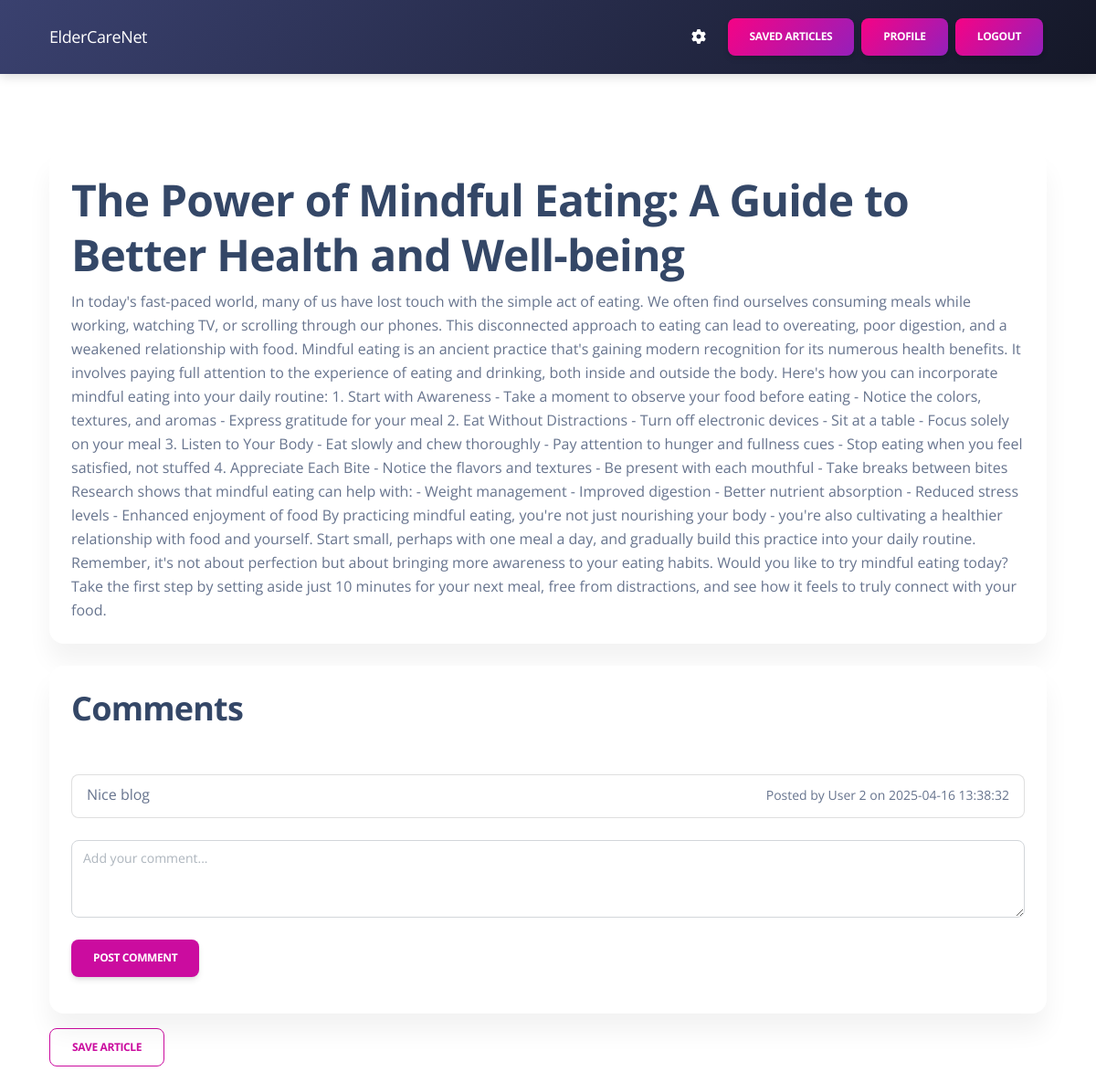
The page /articles/2 on the database its author committed.
### models.py (models this page shows)
class Article(Base):
    __tablename__ = "articles"
    article_id = Column(Integer, primary_key=True, index=True)
    title = Column(String, nullable=False)
    content = Column(Text, nullable=False)
    created_at = Column(DateTime(timezone=True), server_default=func.now())
    updated_at = Column(DateTime(timezone=True), onupdate=func.now())
    author_id = Column(Integer, ForeignKey("admins.admin_id"))
    comments = relationship("Comment", back_populates="article")
    saved_by = relationship("SavedArticle", back_populates="article")

class Comment(Base):
    __tablename__ = "comments"
    comment_id = Column(Integer, primary_key=True, index=True)
    article_id = Column(Integer, ForeignKey("articles.article_id"))
    user_id = Column(Integer, ForeignKey("users.user_id"))
    content = Column(Text, nullable=False)
    created_at = Column(DateTime(timezone=True), server_default=func.now())
    user = relationship("User", back_populates="comments")
    article = relationship("Article", back_populates="comments")

### routers/articles.py (the view)
@router.get("/{article_id}")
async def read_article(article_id: int, request: Request, db: Session = Depends(get_db)):
    article = crud.get_article(db, article_id)
    if not article:
        raise HTTPException(status_code=404, detail="Article not found")
    comments = crud.get_comments_by_article(db, article_id)
    return user_templates.TemplateResponse("article.html", {"request": request, "article": article, "comments": comments})

### templates/pages/user/article.html (shortened to what this page needs)
{% extends "layouts/dbbase.html" %}
{% block content %}
<div class="container mt-4">
    <article class="card mb-4">
        <div class="card-body position-relative">
            <h1 class="card-title">{{ article.title }}</h1>
            <p class="card-text">{{ article.content }}</p>
        </div>
    </article>
    <section id="comments" class="card">
        <div class="card-header">
            <h2 class="mb-0">Comments</h2>
        </div>
        <div class="card-body">
            {% if comments %}
                <div class="list-group">
                    {% for comment in comments %}
                    <div class="list-group-item">
                        <div class="d-flex justify-content-between align-items-center">
                            <p class="mb-1">{{ comment.content }}</p>
                            <small class="text-muted">
                                Posted by User {{ comment.user_id }} on {{ comment.created_at }}
                            </small>
                        </div>
                    </div>
                    {% endfor %}
                </div>
            {% else %}
                <p class="text-muted">No comments yet. Be the first to comment!</p>
            {% endif %}
            <form action="/articles/{{ article.article_id }}/comment" method="post" class="mt-4">
                <div class="form-group">
                    <textarea name="content" class="form-control" rows="3" placeholder="Add your comment..." required></textarea>
                </div>
                <button type="submit" class="btn btn-primary mt-2">Post Comment</button>
            </form>
        </div>
    </section>
    <div class="mt-3">
        <form action="/articles/{{ article.article_id }}/save" method="post">
            <button type="submit" class="btn btn-outline-primary">Save Article</button>
        </form>
    </div>
</div>
{% endblock %}

### static/css/dark-theme-core.css (style rules this page uses)
body { transition: background-color 200ms ease-in; }

### rows shown on the page
Article: title "The Power of Mindful Eating: A Guide to Better Health and Well-being", content "In today's fast-paced world, many of us have lost touch with the simple act of eating. We often find ourselves consuming meals while working, watching TV, or scrolling through our phones. This disconnected approach to eating can lead to overeating, poor digestion, and a weakened relationship with food. Mindful eating is an ancient practice that's gaining modern recognition for its numerous health benefits. It involves paying full attention to the experience of eating and drinking, both inside and outside the body. Here's how you can incorporate mindful eating into your daily routine: 1. Start with Awareness - Take a moment to observe your food before eating - Notice the colors, textures,…"
Comment: content "Nice blog", user_id "2", created_at "2025-04-16 13:38:32"
